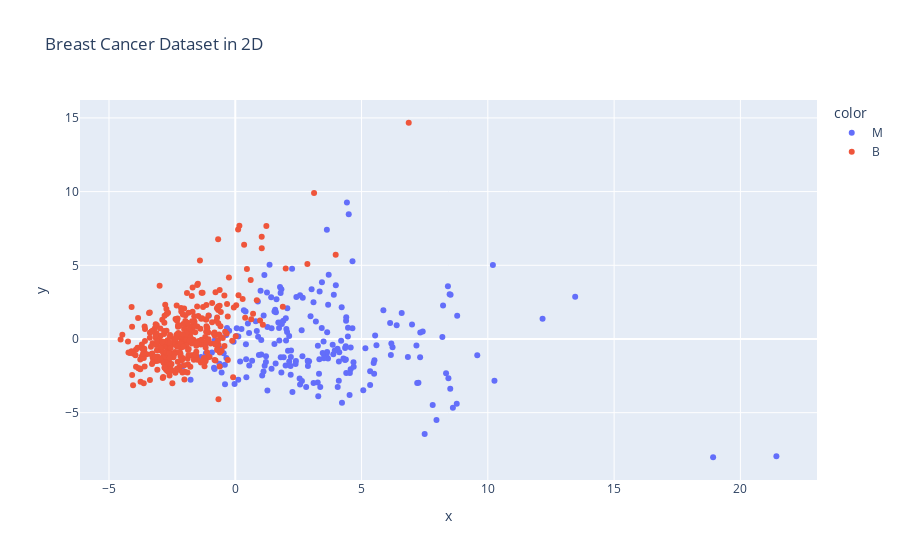

Source (notebook cell):
### Code cell
px.scatter(
    x=feature_1,
    y=feature_2,
    color=breast_cancer_df['diagnosis'],
    title='Breast Cancer Dataset in 2D'
)

### Figure 1 — Plotly figure (JSON) as saved in the notebook; plotly's stock layout.template omitted (floating-point values rounded to 4 significant figures; data arrays with more than 128 entries replaced by an {"elided": "..."} marker saying what was removed)
{"data": [{"hovertemplate": "color=M<br>x=%{x}<br>y=%{y}<extra></extra>", "legendgroup": "M", "marker": {"color": "#636efa", "symbol": "circle"}, "mode": "markers", "name": "M", "orientation": "v", "showlegend": true, "type": "scatter", "x": {"elided": "212 float values"}, "xaxis": "x", "y": {"elided": "212 float values"}, "yaxis": "y"}, {"hovertemplate": "color=B<br>x=%{x}<br>y=%{y}<extra></extra>", "legendgroup": "B", "marker": {"color": "#EF553B", "symbol": "circle"}, "mode": "markers", "name": "B", "orientation": "v", "showlegend": true, "type": "scatter", "x": {"elided": "357 float values"}, "xaxis": "x", "y": {"elided": "357 float values"}, "yaxis": "y"}], "layout": {"autosize": true, "legend": {"title": {"text": "color"}, "tracegroupgap": 0}, "title": {"text": "Breast Cancer Dataset in 2D"}, "xaxis": {"anchor": "y", "autorange": true, "domain": [0, 1], "range": [-6.074, 22.96], "title": {"text": "x"}, "type": "linear"}, "yaxis": {"anchor": "x", "autorange": true, "domain": [0, 1], "range": [-9.897, 16.55], "title": {"text": "y"}, "type": "linear"}}}
